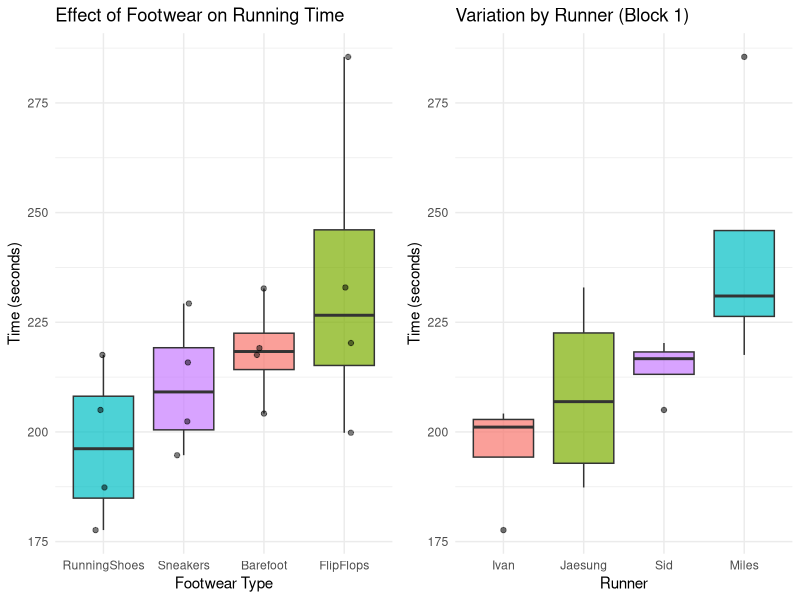
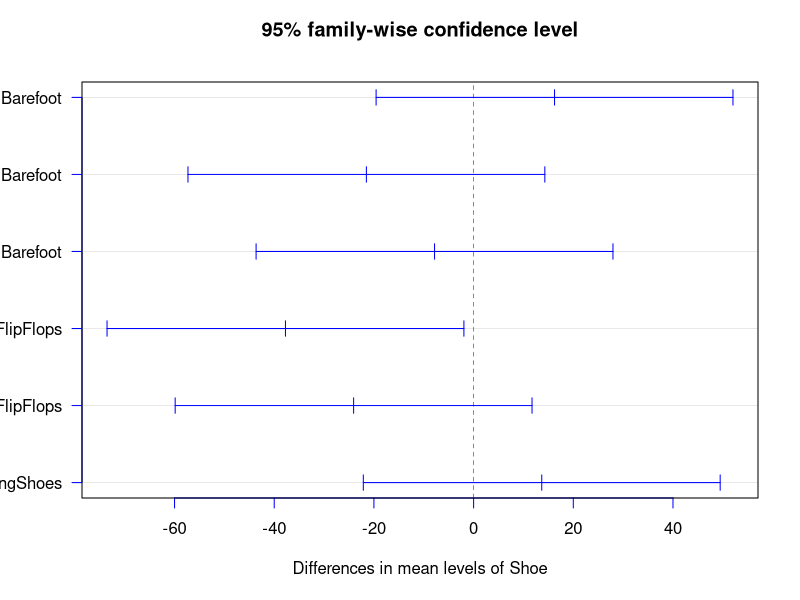
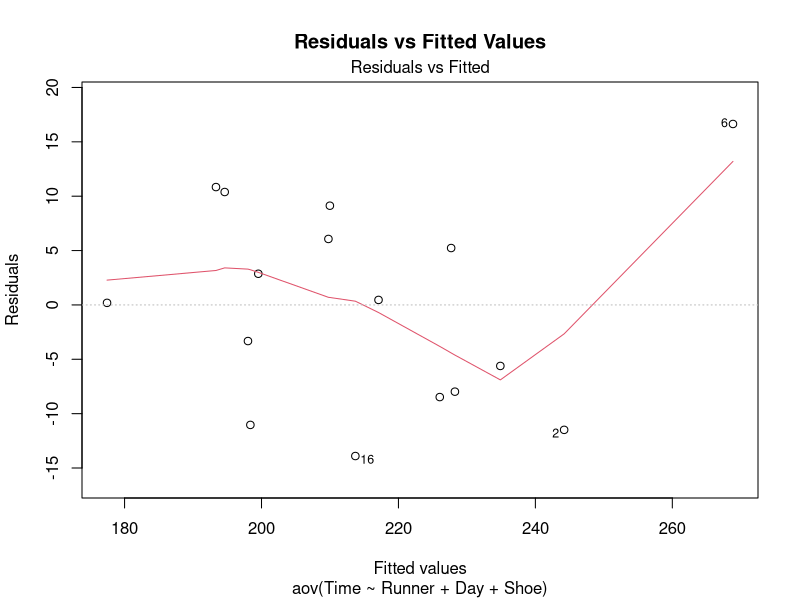
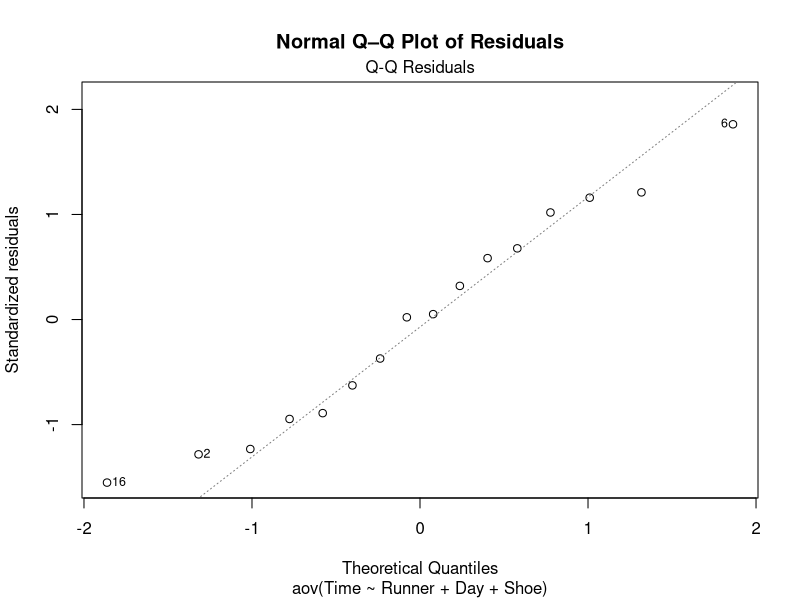

The R script that drew these images, in order:
## ---- chunk 1
knitr::opts_chunk$set(message =  FALSE)
knitr::opts_chunk$set(warning =  FALSE)
knitr::opts_chunk$set(error =  FALSE)
library(dplyr)
library(knitr)
library(ggplot2)
library(gridExtra)
## ---- chunk 2
library(knitr)

days <- c("Day 1", "Day 2", "Day 3", "Day 4")
runners <- c("Sid", "Miles", "Jaesung", "Ivan")

# 4x4 Latin Square
latin_square <- matrix(
  c("A","B","C","D",
    "B","C","D","A",
    "C","D","A","B",
    "D","A","B","C"),
  nrow = 4,
  byrow = TRUE
)

# Column names
colnames(latin_square) <- runners

# Data frame
latin_df <- data.frame(
  Blocks = days,
  latin_square,
  check.names = FALSE
)

# Table
kable(latin_df, caption = "4×4 Latin Square Design")
## ---- chunk 3
library(knitr)

days <- c("Day 1", "Day 2", "Day 3", "Day 4")
runners <- c("Sid", "Miles", "Jaesung", "Ivan")

# 4x4 Latin Square
latin_square <- matrix(
  c("A = 215.84","B = 232.71","C = 232.93","D = 177.63",
    "B = 217.56","C = 285.50","D = 187.34","A = 202.40",
    "C = 220.27","D = 217.55","A = 194.70","B = 204.19",
    "D = 205.01","A = 229.27","B = 219.11","C = 199.81"),
  nrow = 4,
  byrow = TRUE
)

# Column names
colnames(latin_square) <- runners

# Data frame
latin_df2 <- data.frame(
  Blocks = days,
  latin_square,
  check.names = FALSE
)

# Table
kable(latin_df2, caption = "4×4 Latin Square Design with Times")
## ---- chunk 4
#Data Setup For Analysis
runner_ids <- factor(rep(c("Sid", "Miles", "Jaesung", "Ivan"), times = 4))
day_ids <- factor(rep(c("Day 1", "Day 2", "Day 3", "Day 4"), each = 4))

shoe_types <- factor(c(
  "Sneakers", "Barefoot", "FlipFlops", "RunningShoes",
  "Barefoot", "FlipFlops", "RunningShoes", "Sneakers",
  "FlipFlops", "RunningShoes", "Sneakers", "Barefoot",
  "RunningShoes", "Sneakers", "Barefoot", "FlipFlops"))

times <- c(
  215.84, 232.71, 232.93, 177.63,
  217.56, 285.50, 187.34, 202.40,
  220.27, 217.55, 194.70, 204.19,
  205.01, 229.27, 219.11, 199.81)

analysis_df <- data.frame(Runner = runner_ids,
                          Day = day_ids,
                          Shoe = shoe_types,
                          Time = times)

head(analysis_df)

#Summary Statistics
stats_summary <- analysis_df %>%
  group_by(Shoe) %>%
  summarise(Mean = mean(Time),
            SD = sd(Time),
            Min = min(Time),
            Max = max(Time)) %>%
  arrange(Mean)
kable(stats_summary, caption = "Summary Statistics of Running Time by Footwear")

#Vizualizations
#Shoe Effect
plot_shoe <- ggplot(analysis_df, aes(x = reorder(Shoe, Time), y = Time, fill = Shoe)) +
  geom_boxplot(alpha = 0.7) +
  geom_jitter(width = 0.1, alpha = 0.5) +
  labs(title = "Effect of Footwear on Running Time",
       x = "Footwear Type",
       y = "Time (seconds)") +
  theme_minimal() +
  theme(legend.position = "none")

#Runner Effect (Blocks)
plot_runner <- ggplot(analysis_df, aes(x= reorder(Runner, Time), y= Time, fill = Runner)) +
  geom_boxplot(alpha = 0.7) +
  labs(title = "Variation by Runner (Block 1)",
       x = "Runner",
       y = "Time (seconds)") +
  theme_minimal() + 
  theme(legend.position = "none")

grid.arrange(plot_shoe, plot_runner, ncol = 2)
## ---- chunk 5
#ANOVA Testing
ls_model <- aov(Time ~ Runner + Day + Shoe, data = analysis_df)
options(knitr.kable.NA = '')
kable(anova(ls_model),
      caption = "ANOVA Table for Latin Square Design",
      digits = 4)

#IDK IF WERE DOING POST HOC BUT CHECKING SHOE DIFFERENCE ANYWAYS
#Post-Hoc Analysis (Which specific pairs differ)
tukey_results <- TukeyHSD(ls_model, "Shoe", conf.level = 0.95)
tukey_shoes <- tukey_results$Shoe
kable(tukey_shoes,
      caption = "Tukey HSD Pairwise Comparisons for Foorwear",
      digits = 4)
plot(tukey_results, las = 1, col = "blue")

plot(ls_model, which = 1,
main = "Residuals vs Fitted Values")

plot(ls_model, which = 2,
main = "Normal Q–Q Plot of Residuals")
